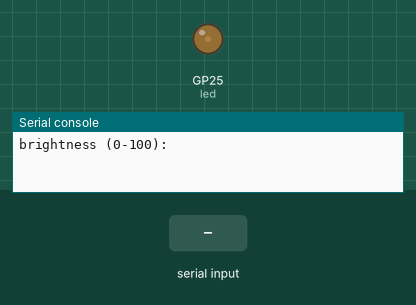
Recording of a program running on a simulated Raspberry Pi Pico running MicroPython. Shown: output pins drawn as LEDs (lit = HIGH), the last lines printed to the serial console. Inputs (shaded band) come from the test bench.

Above: at 1.2 s.
1.3 s: "90" typed at the serial console, then Enter
At 2.2 s:
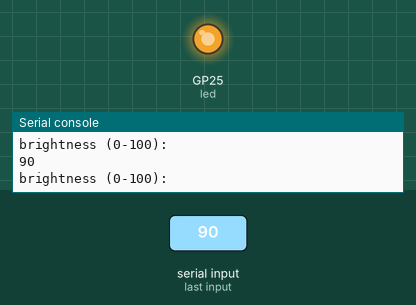
2.8 s: "0" typed at the serial console, then Enter
At 3.4 s:
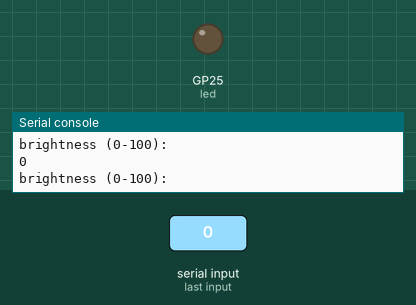
Timing chart, 0 to 5.8 s (numbered marks = the images above; inputs shaded):
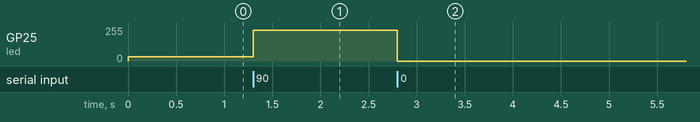

Measured:
- after the input at 1.3 s, GP25 (led): 32/255 → 229/255 at once
- after the input at 2.8 s, GP25 (led): 229/255 → 0/255 at once

The program:

pwm_led.py
```python
from machine import Pin, PWM

# Following line didn't work in the book. I went to docs.micropython.org
# to figure out how to fix it.
led = PWM(Pin('LED', Pin.OUT),freq=60, duty_u16=8192)

while True:
    #brightness_str = input('brightness (0-65534): ')
    #brightness = int(brightness_str)
    brightness_str = input('brightness (0-100): ')
    brightness = int(int(brightness_str) * 65534 / 100)
    led.duty_u16(brightness)
```
